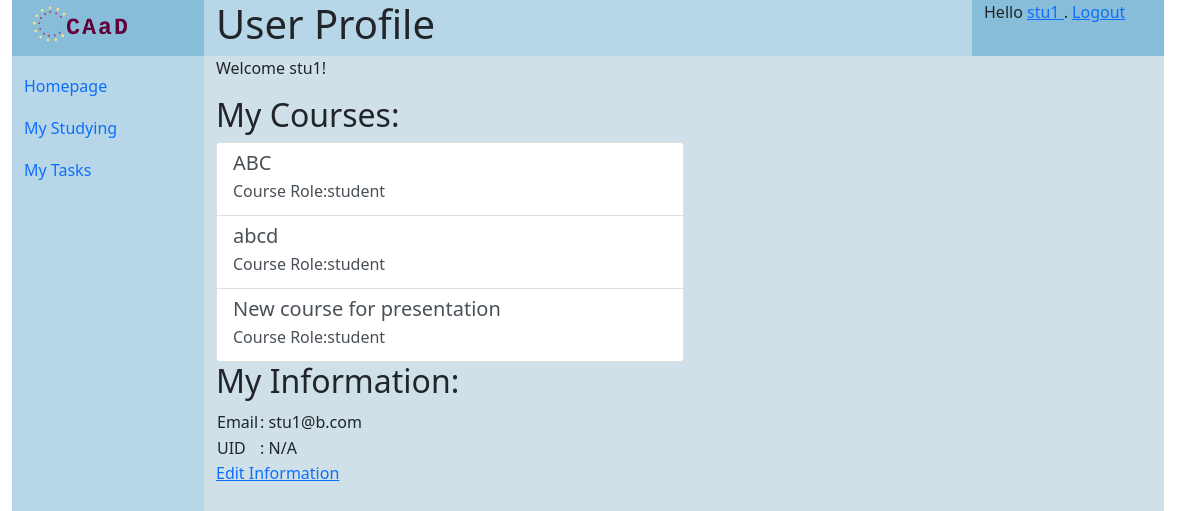
Before: /users/profile/stu1 (signed in) with the older database file.
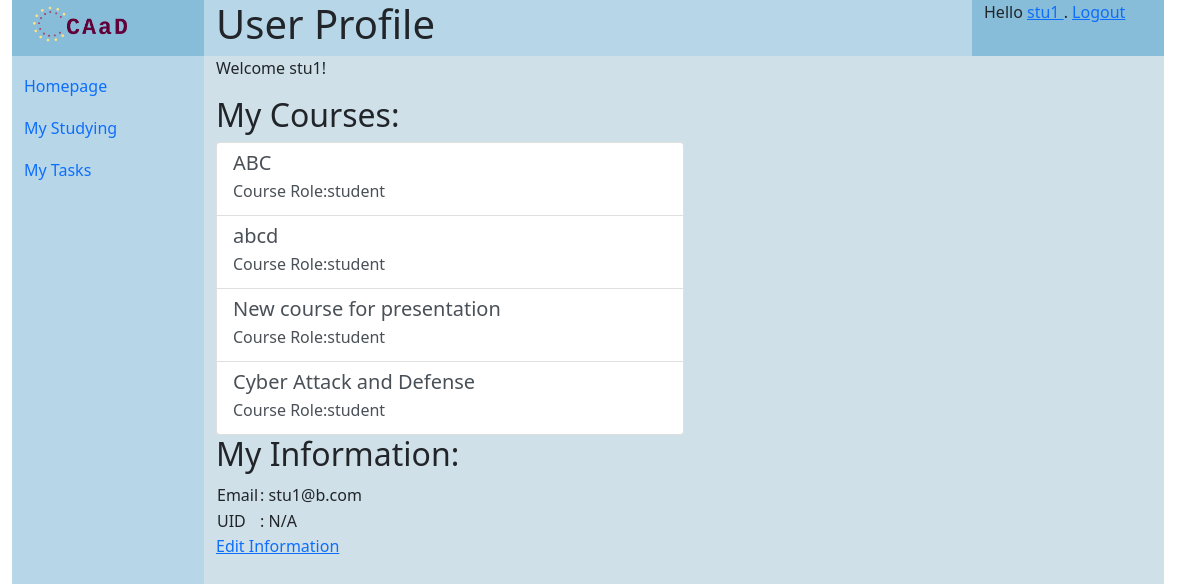
After: the same page with the newer database file.
### courses/models.py (models this page shows, shortened)
class Course(models.Model):
    name = models.CharField('course name', max_length=32)
    password = models.CharField('joining password', max_length=8)
    description = models.CharField('description', max_length=512)
    is_open = models.BooleanField("Is open to all", default=True)
    create_date = models.DateTimeField('date created up', default=now())
    creator = models.ForeignKey(User, on_delete=models.CASCADE)

### users/views.py (the view)
# urls.py: path(r'profile/<str:username>', views.profile, name='profile'),
def profile(request, username):
    owner = get_object_or_404(User, username=username)
    context = {}
    context['title'] = "User Profile"
    if request.user != owner:
        context["others_name"] = owner.get_username()
    else:
        context["course_info_list"] = get_enrolled_courses(request.user)
        context["owner"] = owner
        context["owner_aux"] = owner.auxiliary
    return render(request, 'users/profile.html', context)

### users/utils.py (called while the page is built)
def get_enrolled_courses(user):
    enrolled_courses = CourseMember.objects.filter(user=user)
    course_info_list = []
    for role in enrolled_courses:
        course = role.course
        course_info_list.append({
            'name': course.name,
            'id': course.pk,
            'role': COURSEMEMBER_TYPE[role.type]
        })
    return course_info_list

### templates/users/profile.html (shortened to what this page needs)
{% extends "generics/base.html" %}
{% block content %}
{% if course_info_list == None %}
    <p>Hello {{ user.name }}, this is profile of {{ others_name }}</p>
{% else %}
    <p>Welcome {{ owner.username }}!</p>
{% endif %}
{% if course_info_list %}
<div id="myCourses">
    <h2>My Courses:</h2>
    <div class="list-group w-50">
        {% for course_info in course_info_list %}
            <a href="{% url 'courses:course_homepage' course_info.id %}" class="list-group-item list-group-item-action" aria-current="true">
                <div class="d-flex justify-content-between">
                    <h5 class="mb-1">{{ course_info.name }}</h5>
                </div>
                <p class="mb-1">Course Role:{{ course_info.role }}</p>
            </a>
        {% endfor %}
    </div>
    <h2>My Information:</h2>
    <table>
        <tr>
            <td>Email</td>
            <td>: {{ owner.email | default:"N/A" }}</td>
        </tr>
        <tr>
            <td>UID</td>
            <td>: {{ owner_aux.uid | default:"N/A" }}</td>
        </tr>
    </table>
    <a href="{% url 'users:edit' owner.pk %}">Edit Information</a>
{% endif %}
{% endblock content %}

Changed rows visible on the page:
added Course: name "Cyber Attack and Defense"
Other visible differences:
new list line: "Course Role: student"
